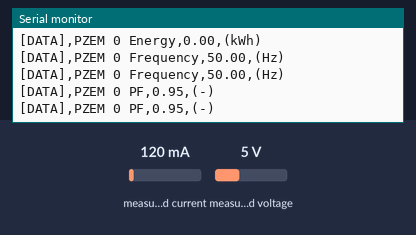
A program run on a simulated ESP32. Shown: the last lines printed to the serial monitor. The inputs (shaded band) are chosen by the test bench; at power-on: measured current 120 mA, measured voltage 5 V. WiFi joins after 1.5 s; servers stay silent unless stated; network time is answered at once with the bench clock; no MQTT or app messages arrive unless stated.

Above: at 3.2 s.
3.3 s: measured current set to 40 mA
At 4.26 s:
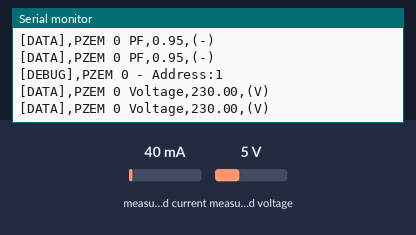
4.8 s: measured voltage set to 0.3 V
At 5.3 s:
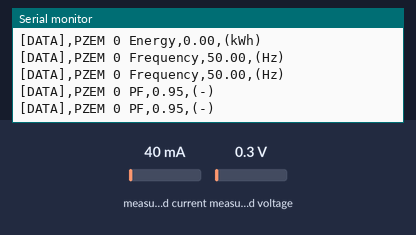
6.3 s: measured current set to 500 mA
At 6.35 s:
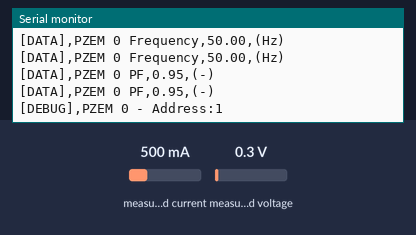
Timing chart, 0 to 9.3 s (numbered marks = the images above; inputs shaded):
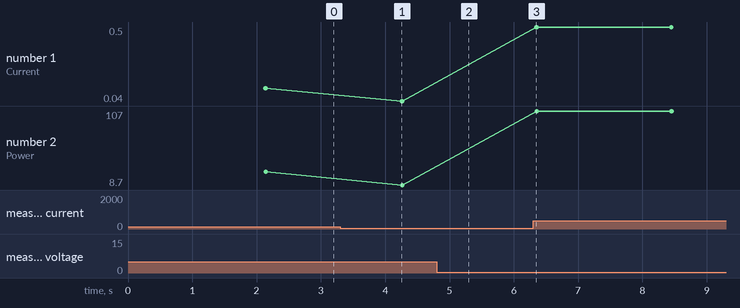

Measured:
- plotted number 1: 0.12 → 0.04 after the input at 3.3 s, 0.04 → 0.5 after the input at 6.3 s
- plotted number 2: 26.2 → 8.7 after the input at 3.3 s, 8.7 → 107 after the input at 6.3 s

The program:

main.cpp
```cpp
// Note: This file was the main code used for the pzem sensors.

#include "main.h"
#include "mqtt_comm.h"
#include "ota_comm.h"
#include "serial_comm.h"
#include "wifi_comm.h"
#include "ntp_comm.h"
#include "config.h"
#include "pzem_sensor.h"
#include <Arduino.h>

bool isWiFiConnected = false;
bool isMDNSConnected = false;
bool isMQTTConnected = false;
int loopCount = 0;
int msecBetweenResponderRestarts = 120000;

void setup() {
  InitializeCommunications();
  InitializePzemSensors();
}

void loop() {
  ReestablishCommunications(loopCount);
  ReadPzemSensorData(isMQTTConnected);
  SynchronizeDateTime();
  delay(Config::LOOP_INTERVAL_MSEC);
  loopCount += 1;
}

void InitializeCommunications() {
    EstablishSerialCommunication();
    isWiFiConnected = EstablishWiFiCommunication();
    if(isWiFiConnected) {
        isMDNSConnected = EstablishMDNSResponder();
        EstablishOTAServer();
        isMQTTConnected = EstablishMQTTConnection();
    }
}

void ReestablishCommunications(int &loopCount) {
    // Reestablish communications if necessary
    if(!isWiFiConnected) { isWiFiConnected = EstablishWiFiCommunication(); }
    if(!isMDNSConnected) { isMDNSConnected = EstablishMDNSResponder(); }
    if(!isMQTTConnected) { isMQTTConnected = EstablishMQTTConnection(); }

    // Restart the MDNS Responder if necessary
    if (loopCount == (msecBetweenResponderRestarts/Config::LOOP_INTERVAL_MSEC)) {
        isMDNSConnected = RestartMDNSResponder();
        loopCount = 0;  // Reset the loop count
    }
}
```

main.h
```cpp
#ifndef MAIN_H
#define MAIN_H

void setup();
void loop();
void InitializeCommunications();
void ReestablishCommunications(int &loopCount);

#endif
```

mqtt_comm.h
```cpp
#ifndef MQTT_COMM_H
#define MQTT_COMM_H
#include <Arduino.h>

bool EstablishMQTTConnection();
String PubSubStateToString(int state);
void RecordData(String dataName, String payloadData, String payloadUnits, bool isMQTTConnected);
void PublishData(String topicName, String topicPayload);

#endif
```

ntp_comm.h
```cpp
#ifndef NTP_COMM_H
#define NTP_COMM_H

void SynchronizeDateTime();

#endif
```

ota_comm.h
```cpp
#ifndef OTA_COMM_H
#define OTA_COMM_H
#include <ESPAsyncWebServer.h>

// OTA Styling
const static std::string style =
"<style>#file-input,input{width:100%;height:44px;border-radius:4px;margin:10px auto;font-size:15px}"
"input{background:#f1f1f1;border:0;padding:0 15px}body{background:#3498db;font-family:sans-serif;font-size:14px;color:#777}"
"#file-input{padding:0;border:1px solid #ddd;line-height:44px;text-align:left;display:block;cursor:pointer}"
"#bar,#prgbar{background-color:#f1f1f1;border-radius:10px}#bar{background-color:#3498db;width:0%;height:10px}"
"form{background:#fff;max-width:258px;margin:75px auto;padding:30px;border-radius:5px;text-align:center}"
".btn{background:#3498db;color:#fff;cursor:pointer}</style>";

// OTA Login Page
const static std::string loginIndex =
"<form name=loginForm>"
"<h1>ESP32 Login</h1>"
"<input name=userid placeholder='User ID'> "
"<input name=pwd placeholder=Password type=Password> "
"<input type=submit onclick=check(this.form) class=btn value=Login></form>"
"<script>"
"function check(form) {"
"if(form.userid.value=='admin' && form.pwd.value=='admin')"
"{window.open('/serverIndex')}"
"else"
"{alert('Error Password or Username')}"
"}"
"</script>" + style;

// OTA Server Index Page
const static std::string serverIndex =
"<script src='https://ajax.googleapis.com/ajax/libs/jquery/3.4.1/jquery.min.js'></script>"
"<form method='POST' action='#' enctype='multipart/form-data' id='upload_form'>"
"<input type='file' name='update' id='file' onchange='sub(this)' style=display:none>"
"<label id='file-input' for='file'>   Choose file...</label>"
"<input type='submit' class=btn value='Update'>"
"<br><br>"
"<div id='prg'></div>"
"<br><div id='prgbar'><div id='bar'></div></div><br></form>"
"<script>"
"function sub(obj){"
"var fileName = obj.value.split('\\\\');"
"document.getElementById('file-input').innerHTML = '   '+ fileName[fileName.length-1];"
"};"
"$('form').submit(function(e){"
"e.preventDefault();"
"var form = $('#upload_form')[0];"
"var data = new FormData(form);"
"$.ajax({"
"url: '/doUpdate',"
"type: 'POST',"
"data: data,"
"contentType: false,"
"processData:false,"
"xhr: function() {"
"var xhr = new window.XMLHttpRequest();"
"xhr.upload.addEventListener('progress', function(evt) {"
"if (evt.lengthComputable) {"
"var per = evt.loaded / evt.total;"
"$('#prg').html('progress: ' + Math.round(per*100) + '%');"
"$('#bar').css('width', Math.round(per*100) + '%');"
"}"
"}, false);"
"return xhr;"
"},"
"success:function(d, s) {"
"console.log('success!') "
"},"
"error: function (a, b, c) {"
"}"
"});"
"});"
"</script>" + style;

void _handleUpdate(AsyncWebServerRequest* request);
void _handleDoUpdate(AsyncWebServerRequest* request, const String& filename, size_t index, uint8_t* data, size_t len, bool final);
void EstablishOTAServer();
bool EstablishMDNSResponder();
bool RestartMDNSResponder() ;

#endif
```

pzem_sensor.h
```cpp
void InitializePzemSensors();
void ReadPzemSensorData(bool isMQTTConnected);
```

serial_comm.h
```cpp
#ifndef SERIAL_COMM_H
#define SERIAL_COMM_H
#include <Arduino.h>

void EstablishSerialCommunication();
void LogDebugData(String debugData);
void LogSensorData(String sensorName, String sensorData, String sensorUnits);

#endif
```

wifi_comm.h
```cpp
#ifndef WIFI_COMM_H
#define WIFI_COMM_H
#include <WiFi.h>
#include <Arduino.h>

bool EstablishWiFiCommunication();
String _wLStatusToString(wl_status_t status);
String ObtainMACAddressString();

#endif
```

mqtt_comm.cpp
```cpp
#include "mqtt_comm.h"
#include "wifi_comm.h"
#include "serial_comm.h"
#include "config.h"
#include <WiFi.h>
#include <PubSubClient.h>

static WiFiClient espClient;
static PubSubClient client(espClient);;
static int maxConnectionAttempts = 3;
static int msecBetweenAttempts = 500;

bool EstablishMQTTConnection() {
    // Specify connection parameters
    client.setServer(Config::MQTT_SERVER_IP, Config::MQTT_SERVER_PORT);
    client.setSocketTimeout(msecBetweenAttempts);

    // Attempt to create connection
    int connectionAttempts = 0;
	bool isConnecting = client.connect(ObtainMACAddressString().c_str());
    while((!isConnecting) && (connectionAttempts < maxConnectionAttempts)) {
        isConnecting = client.connect(ObtainMACAddressString().c_str());
        connectionAttempts += 1;
    }

    bool isConnected = client.connected();
    LogDebugData(String("MQTT Connection Status: " + PubSubStateToString(client.state())).c_str());
    return isConnected;
}

String PubSubStateToString(int state) {
    switch (state) {
        case -4: return "MQTT_CONNECTION_TIMEOUT";
        case -3: return "MQTT_CONNECTION_LOST";
        case -2: return "MQTT_CONNECT_FAILED";
        case -1: return "MQTT_DISCONNECTED";
        case 0: return "MQTT_CONNECTED";
        case 1: return "MQTT_CONNECT_BAD_PROTOCOL";
        case 2: return "MQTT_CONNECT_BAD_CLIENT_ID";
        case 3: return "MQTT_CONNECT_UNAVAILABLE";
        case 4: return "MQTT_CONNECT_BAD_CREDENTIALS";
        case 5: return "MQTT_CONNECT_UNAUTHORIZED";
        default: return "";
    }
}

void RecordData(String dataName, String payloadData, String payloadUnits, bool isMQTTConnected) {
    LogSensorData(dataName, payloadData, payloadUnits);
    if(isMQTTConnected) { PublishData(String(dataName + "," + payloadUnits), payloadData); }
}

void PublishData(String topicName, String topicPayload) {
    bool isPublishSuccessful = client.publish(String(ObtainMACAddressString() + "/" + topicName).c_str(), topicPayload.c_str());

    if (!isPublishSuccessful) {
        LogDebugData("Publishing unsuccessful, trying agin");
        delay(msecBetweenAttempts);
        isPublishSuccessful = client.publish(String(ObtainMACAddressString() + "/" + topicName).c_str(), topicPayload.c_str());
    }

    if(!isPublishSuccessful) { LogDebugData("Publishing failed"); }
}
```

ntp_comm.cpp
```cpp
#include "config.h"
#include <NTPClient.h>
#include <WiFiUdp.h>

const char* ntpServerName = "north-america.pool.ntp.org";
int secUpdateInterval = 60;
WiFiUDP ntpUDP;
NTPClient timeClient(ntpUDP, ntpServerName, Config::GMT_TIME_ZONE * 3600, secUpdateInterval);

void SynchronizeDateTime() {
    timeClient.update();
}
```

ota_comm.cpp
```cpp
#include "ota_comm.h"
#include "serial_comm.h"
#include "wifi_comm.h"
#include <ESPAsyncWebServer.h>
#include <AsyncTCP.h>
#include <WiFi.h>
#include <ESPmDNS.h>
#include <Update.h>

AsyncWebServer server(80);
size_t content_len;
static int maxConnectionAttempts = 3;
static int msecBetweenAttempts = 250;

void _handleUpdate(AsyncWebServerRequest* request)
{
    request->send(200, "text/html", serverIndex.c_str());
}

void _handleDoUpdate(AsyncWebServerRequest* request, const String& filename, size_t index, uint8_t* data, size_t len, bool final)
{
    if (!index) {
        LogDebugData("Received request to update code");
        content_len = request->contentLength();

        // If filename includes spiffs, update the spiffs partition
        int cmd = (filename.indexOf("spiffs") > -1) ? U_SPIFFS : U_FLASH;
        if (!Update.begin(UPDATE_SIZE_UNKNOWN, cmd)) {
            Update.printError(Serial);
        }
    }

    if (Update.write(data, len) != len) {
        Update.printError(Serial);
    }

    if (final) {
        AsyncWebServerResponse* response = request->beginResponse(302, "text/plain", "Please wait while the device reboots");
        response->addHeader("Refresh", "0");
        response->addHeader("Location", "/");
        request->send(response);
        if (!Update.end(true)) {
            Update.printError(Serial);
        }
        else {
            LogDebugData("OTA update completed");
            Serial.flush();
            ESP.restart();
        }
    }
}

void EstablishOTAServer() {
    LogDebugData("OTA Server launched");
    server.on("/", HTTP_GET, [](AsyncWebServerRequest* request) {request->redirect("/update"); });
    server.on("/update", HTTP_GET, [](AsyncWebServerRequest* request) { _handleUpdate(request); });
    server.on("/doUpdate", HTTP_POST,
        [](AsyncWebServerRequest* request) {},
        [](AsyncWebServerRequest* request, const String& filename, size_t index, uint8_t* data,
            size_t len, bool final) { _handleDoUpdate(request, filename, index, data, len, final); }
    );
    server.onNotFound([](AsyncWebServerRequest* request) {request->send(404); });
    server.begin();
}

bool EstablishMDNSResponder() {
    // Specify MDNS parameters and attempt to establish Responder
    int connectionAttempts = 0;
    bool isConnected = RestartMDNSResponder();
    while((!isConnected) && (connectionAttempts < maxConnectionAttempts))
    {
        delay(msecBetweenAttempts);
        isConnected = RestartMDNSResponder();
        connectionAttempts += 1;
    }

    if (isConnected) {
        MDNS.addService("_http", "_tcp", 80);
        LogDebugData("MDNS successfully established");
    }

    return isConnected;
}

bool RestartMDNSResponder() {
    bool isStarted = MDNS.begin(ObtainMACAddressString().c_str());
    LogDebugData("MDNS Responder restarted");
    return isStarted;
}
```

serial_comm.cpp
```cpp
#include "serial_comm.h"
#include "config.h"
#include <Arduino.h>

static int maxConnectionAttempts = 3;
static int msecBetweenAttempts = 250;

void EstablishSerialCommunication() {
    // Specify connection parameters
    Serial.begin(Config::SERIAL_BAUD_RATE);
    int connectionAttempts = 0;

    while ((!Serial) && (connectionAttempts < maxConnectionAttempts)) {
        delay(msecBetweenAttempts);
        connectionAttempts += 1;
    }

    if(!Serial) {
        // If the serial port is not available, restart the device and try again
        ESP.restart();
    }

    Serial.println();
    LogDebugData("Serial channel ready");
}

void LogDebugData(String debugData) {
    Serial.print("[DEBUG],");
    Serial.println(debugData);
}

void LogSensorData(String sensorName, String sensorData, String sensorUnits) {
    Serial.print("[DATA],");
    Serial.print(sensorName);
    Serial.print(",");
    Serial.print(sensorData);
    Serial.print(",");
    Serial.println(sensorUnits);
}
```

wifi_comm.cpp
```cpp
#include "wifi_comm.h"
#include "serial_comm.h"
#include "config.h"
#include <WiFi.h>
#include <ESPmDNS.h>

static int maxConnectionAttempts = 3;
static int msecBetweenAttempts = 1000;

bool EstablishWiFiCommunication() {
    // Specify connection parameters
    LogDebugData(String("MAC Address: " + WiFi.macAddress()).c_str());
    WiFi.setHostname(ObtainMACAddressString().c_str());
    WiFi.setSleep(false);
    WiFi.begin(Config::WIFI_SSID, Config::WIFI_PASSWORD);

    // Attempt to create connection
    int connectionAttempts = 0;
    bool isConnected = (WiFi.status() == WL_CONNECTED);
    LogDebugData(String("WiFi Connection Status: " + _wLStatusToString(WiFi.status())).c_str());
    while ((!isConnected) && (connectionAttempts < maxConnectionAttempts)) {
        delay(msecBetweenAttempts);
        isConnected = (WiFi.status() == WL_CONNECTED);
        LogDebugData(String("WiFi Connection Status: " + _wLStatusToString(WiFi.status())).c_str());
        connectionAttempts += 1;
    }

    if (isConnected) {
        LogDebugData(String("Network SSID: " + WiFi.SSID()).c_str());
        LogDebugData(String("IP Address: " + WiFi.localIP().toString()).c_str());
        LogDebugData(String("Gateway: " + WiFi.gatewayIP().toString()).c_str());
    }
    return isConnected;
}

String _wLStatusToString(wl_status_t status) {
    switch (status) {
        case WL_NO_SHIELD: return "WL_NO_SHIELD";
        case WL_IDLE_STATUS: return "WL_IDLE_STATUS";
        case WL_NO_SSID_AVAIL: return "WL_NO_SSID_AVAIL";
        case WL_SCAN_COMPLETED: return "WL_SCAN_COMPLETED";
        case WL_CONNECTED: return "WL_CONNECTED";
        case WL_CONNECT_FAILED: return "WL_CONNECT_FAILED";
        case WL_CONNECTION_LOST: return "WL_CONNECTION_LOST";
        case WL_DISCONNECTED: return "WL_DISCONNECTED";
        default: return "";
    }
}

String ObtainMACAddressString() {
    String macAddress = WiFi.macAddress();
    macAddress.replace(":","");
    return macAddress;
}
```

pzem-sensor.cpp
```cpp
#include "config.h"
#include "serial_comm.h"
#include "mqtt_comm.h"
#include "pzem_sensor.h"
#include <PZEM004Tv30.h>

#define PZEM_SERIAL Serial2

// Update this array size to match the Config::NUMBER_OF_PZEMS
PZEM004Tv30 pzems[1];

void InitializePzemSensors(){
    // Initialize each pzem with its unique ID over the Serial channel
    for(int i = 0; i < Config::NUMBER_OF_PZEMS; i++)
    {
        pzems[i] = PZEM004Tv30(PZEM_SERIAL, Config::PZEM_RX_PIN, Config::PZEM_TX_PIN, Config::STARTING_COMM_ID + i);
    }
}

void ReadPzemSensorData(bool isMQTTConnected){
    // Print out the measured values from each PZEM module
    for(int i = 0; i < Config::NUMBER_OF_PZEMS; i++)
    {
        // Print the Address of the PZEM
        LogDebugData("PZEM " + String(i) + " - Address:" + String(pzems[i].getAddress()));

        // Read the data from the sensor
        float voltage = pzems[i].voltage();
        float current = pzems[i].current();
        float power = pzems[i].power();
        float energy = pzems[i].energy();
        float frequency = pzems[i].frequency();
        float pf = pzems[i].pf();

        String dataName = "PZEM " + String(i) + " Voltage";
        String payloadData = String(voltage);
        String payloadUnits = "(V)";
        LogSensorData(dataName, payloadData, payloadUnits);
        RecordData(dataName, payloadData, payloadUnits, isMQTTConnected);

        dataName = "PZEM " + String(i) + " Current";
        payloadData = String(current);
        payloadUnits = "(A)";
        LogSensorData(dataName, payloadData, payloadUnits);
        RecordData(dataName, payloadData, payloadUnits, isMQTTConnected);

        dataName = "PZEM " + String(i) + " Power";
        payloadData = String(power);
        payloadUnits = "(W)";
        LogSensorData(dataName, payloadData, payloadUnits);
        RecordData(dataName, payloadData, payloadUnits, isMQTTConnected);

        dataName = "PZEM " + String(i) + " Energy";
        payloadData = String(energy);
        payloadUnits = "(kWh)";
        LogSensorData(dataName, payloadData, payloadUnits);
        RecordData(dataName, payloadData, payloadUnits, isMQTTConnected);

        dataName = "PZEM " + String(i) + " Frequency";
        payloadData = String(frequency);
        payloadUnits = "(Hz)";
        LogSensorData(dataName, payloadData, payloadUnits);
        RecordData(dataName, payloadData, payloadUnits, isMQTTConnected);

        dataName = "PZEM " + String(i) + " PF";
        payloadData = String(pf);
        payloadUnits = "(-)";
        LogSensorData(dataName, payloadData, payloadUnits);
        RecordData(dataName, payloadData, payloadUnits, isMQTTConnected);
    }
}
```

config.h
```cpp
#ifndef CONFIG_H
#define CONFIG_H
#include <Arduino.h>

namespace Config
{
    extern const char* WIFI_SSID;
    extern const char* WIFI_PASSWORD;
    extern const char* MQTT_SERVER_IP;
    extern const int MQTT_SERVER_PORT;
    extern const int SERIAL_BAUD_RATE;
    extern const int LOOP_INTERVAL_MSEC;
    extern const uint8_t AIR_QUALITY_PIN;
    extern const uint8_t PROXIMITY_PIN;
    extern const uint8_t ACOUSTIC_PIN;
    extern const uint8_t DHT_PIN;
    extern const int GMT_TIME_ZONE;
    extern const int NUMBER_OF_PZEMS;
    extern const int PZEM_RX_PIN;
    extern const int PZEM_TX_PIN;
    extern const int STARTING_COMM_ID;
}

#endif
```

config.cpp
```cpp
#include "config.h"
#include <Arduino.h>

// Adding a comment to test the GitHub functionality for emma yay!

// Define configuration parameters needed for the SoC
namespace Config
{
    const char* WIFI_SSID = "ASUS_IOT";
    const char* WIFI_PASSWORD = "ASUS_IOT";
    const char* MQTT_SERVER_IP = "172.24.1.138";
    const int MQTT_SERVER_PORT = 1883;
    const int SERIAL_BAUD_RATE = 115200;
    const int LOOP_INTERVAL_MSEC = 2000;
    const int GMT_TIME_ZONE = -5;
    const int NUMBER_OF_PZEMS = 1;
    const int PZEM_RX_PIN = 16;
    const int PZEM_TX_PIN = 17;
    const int STARTING_COMM_ID = 0x10;
}
```
